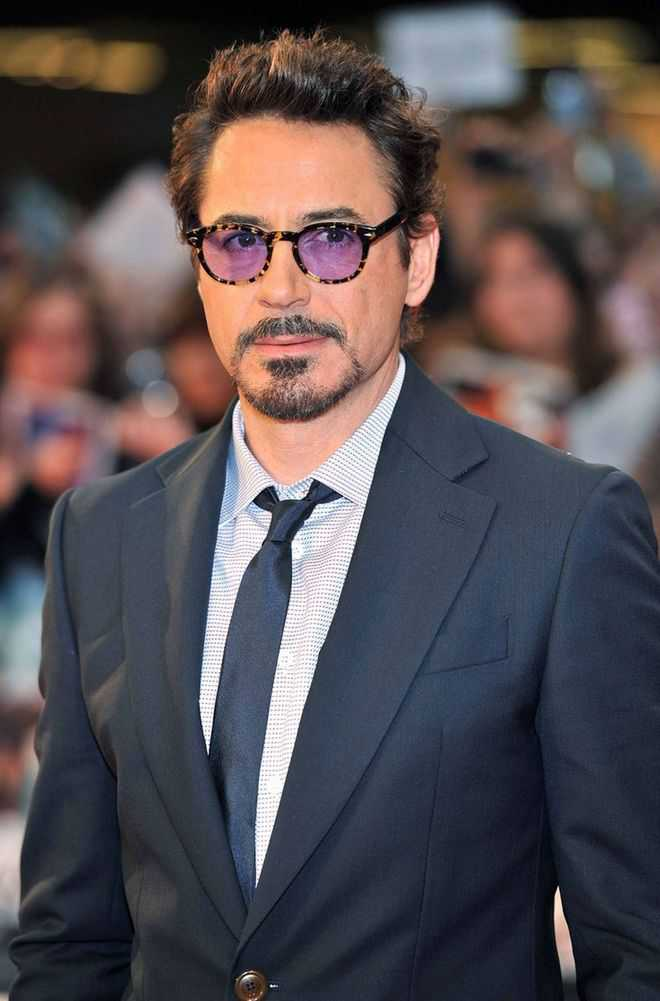
#> input picture rdj.jpg, 660 x 1001 px
$ python image_detector.py
#> lines starting #> are read from the running program, lines starting #| are printed output that depends on the picture; after the words box and inside, x2 and y2 are one past the last pixel; in counts of white or black regions, pixels touching at a corner belong together
# PRESS ANY KEY TO QUIT WHILE RUNNING
# DETECTS FACES FROM AN IMAGE

import cv2

# load pre-trained data on face frontals from opencv
trained_face_data = cv2.CascadeClassifier(cv2.data.haarcascades + 'haarcascade_frontalface_default.xml')

# choose an image to detect faces
img = cv2.imread('rdj.jpg')
#> img is the input picture: shape (1001, 660, 3); mean B, G, R 81.6, 77.8, 86

# turn image to greyscale
greyscaled_img = cv2.cvtColor(img, cv2.COLOR_BGR2GRAY)
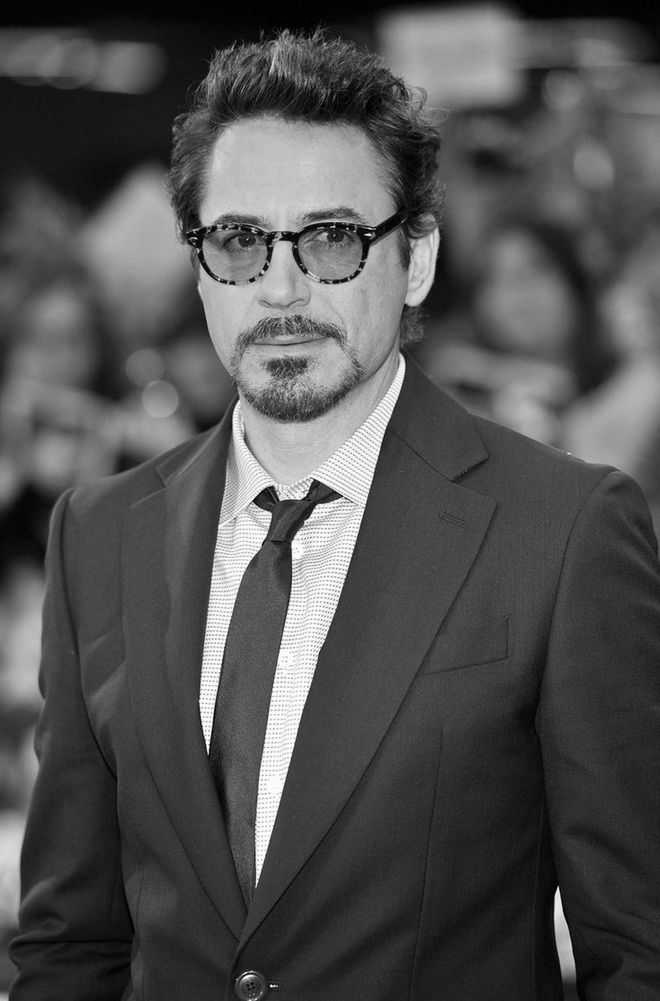
#> greyscaled_img: shape (1001, 660); min 0, max 255, mean 80.7

# detect faces
face_coordinates = trained_face_data.detectMultiScale(greyscaled_img)
#> face_coordinates = [[144, 128, 297, 297]]

# draw rectangels around faces
for (x, y, w, h) in face_coordinates:
    cv2.rectangle(img, (x, y), (x+w, y+h), (0, 0, 255), 2)
#> this loop made 1 pass
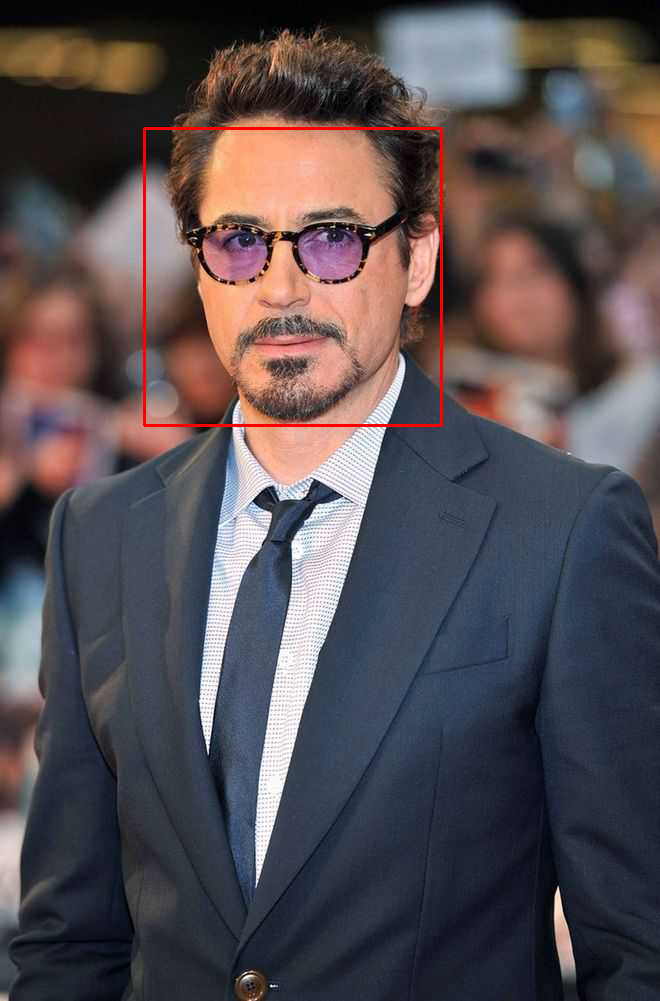
#> img: shape (1001, 660, 3); 0.54% of pixels changed, all inside (x1, y1, x2, y2) = (143, 127, 443, 427)

# show image
cv2.imshow('Face Detector', img)
cv2.waitKey()
